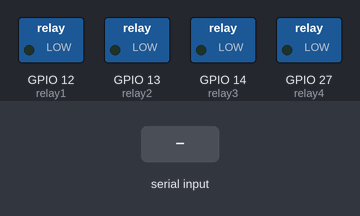
This sketch was run on a simulated ESP32. Shown: switched loads named in the sketch (green lamp = pin HIGH). The test bench sets the inputs (shaded band). Nothing arrives over Bluetooth unless stated.

Above: at 1.2 s.
1.3 s: "L" received over the second serial link
At 1.9 s:
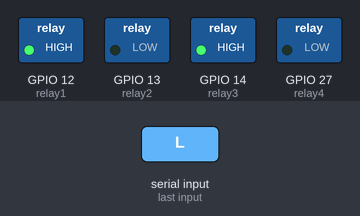
2.8 s: "R" received over the second serial link
At 4.0 s:
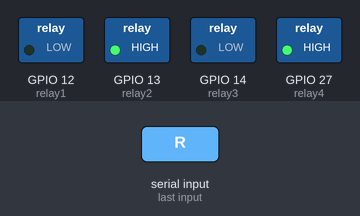
4.3 s: "B" received over the second serial link
At 5.3 s:
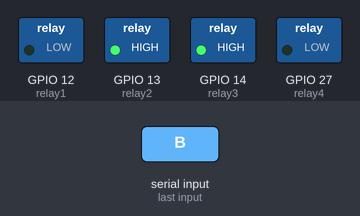
5.8 s: "F" received over the second serial link
At 6.5 s:
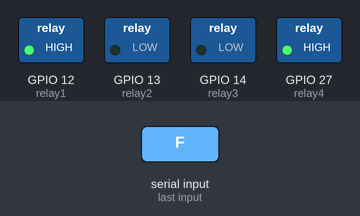
7.3 s: "S" received over the second serial link
At 7.6 s:
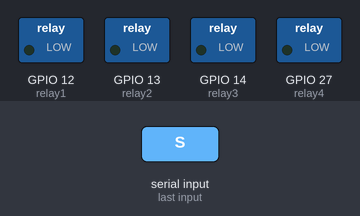
Timing chart, 0 to 9.8 s (numbered marks = the images above; inputs shaded):
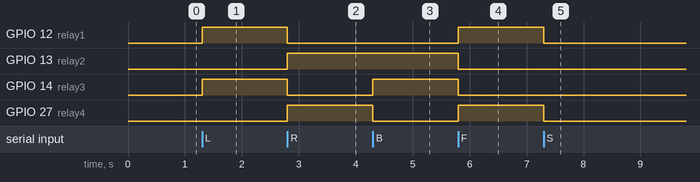

The sketch:

Summo4relay.ino
```cpp
#include <BluetoothSerial.h>

// Create a BluetoothSerial object
BluetoothSerial ESP_BT;

// Define motor control pins
#define relay1  12  // Motor 1 LPWM pin
#define relay2  13  // Motor 1 RPWM pin
#define relay3  14  // Motor 2 LPWM pin
#define relay4  27  // Motor 2 RPWM pin

void setup() {
  // Start the serial monitor
  Serial.begin(115200);

  // Start Bluetooth communication
  ESP_BT.begin("RADE");

  // Set motor control pins as outputs
  pinMode(relay1, OUTPUT);
  pinMode(relay2, OUTPUT);
  pinMode(relay3, OUTPUT);
  pinMode(relay4, OUTPUT);

  // Initialize motors as stopped
  stopMotors();
}

void loop() {
  // Check if any data is available from the Bluetooth module
  if (ESP_BT.available()) {
    char command = ESP_BT.read();

    // Handle received commands
    switch (command) {
      case 'L':  // Forward L
        moveForward();
        break;
      case 'R':  // Backward R
        moveBackward();
        break;
      case 'B':  // Turn Left B
        turnLeft();
        break;
      case 'F':  // Turn Right F
        turnRight();
        break;
      case 'S':  // Stop
        stopMotors();
        break;
    }
  }
}

// Function to move forward
void moveForward() {
  digitalWrite(relay1, HIGH);
  digitalWrite(relay2, LOW);
  digitalWrite(relay3, HIGH);
  digitalWrite(relay4, LOW);
}

// Function to move backward
void moveBackward() {
  digitalWrite(relay1, LOW);
  digitalWrite(relay2, HIGH);
  digitalWrite(relay3, LOW);
  digitalWrite(relay4, HIGH);
}

// Function to turn left
void turnLeft() {
  digitalWrite(relay1, LOW);
  digitalWrite(relay2, HIGH);
  digitalWrite(relay3, HIGH);
  digitalWrite(relay4, LOW);
}

// Function to turn right
void turnRight() {
  digitalWrite(relay1, HIGH);
  digitalWrite(relay2, LOW);
  digitalWrite(relay3, LOW);
  digitalWrite(relay4, HIGH);
}

// Function to stop the motors
void stopMotors() {
  digitalWrite(relay1, LOW);
  digitalWrite(relay2, LOW);
  digitalWrite(relay3, LOW);
  digitalWrite(relay4, LOW);
}
```

Measured:
- after the input at 1.3 s, GPIO 12 (relay1), GPIO 14 (relay3): LOW → HIGH at once
- after the input at 2.8 s, GPIO 12 (relay1), GPIO 14 (relay3): HIGH → LOW at once; GPIO 13 (relay2), GPIO 27 (relay4): LOW → HIGH at once
- after the input at 4.3 s, GPIO 14 (relay3): LOW → HIGH at once; GPIO 27 (relay4): HIGH → LOW at once
- after the input at 5.8 s, GPIO 12 (relay1), GPIO 27 (relay4): LOW → HIGH at once; GPIO 13 (relay2), GPIO 14 (relay3): HIGH → LOW at once
- after the input at 7.3 s, GPIO 12 (relay1), GPIO 27 (relay4): HIGH → LOW at once
